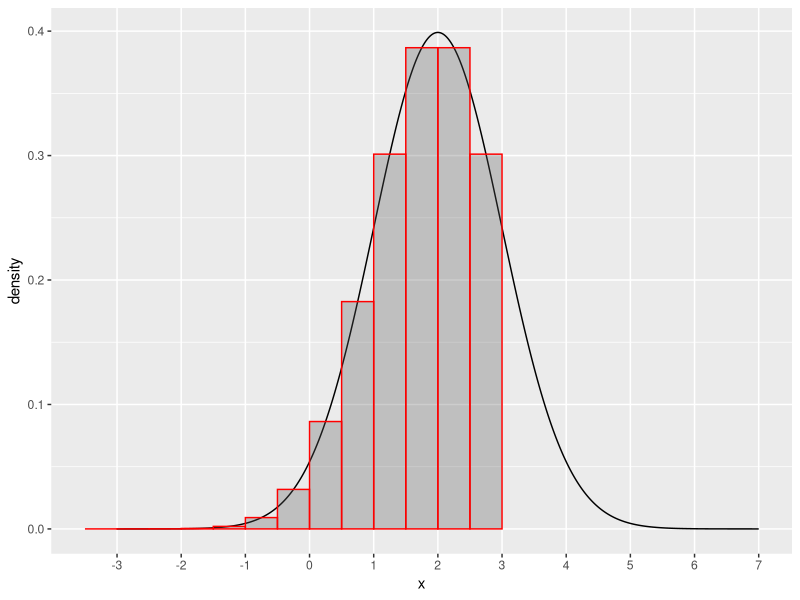
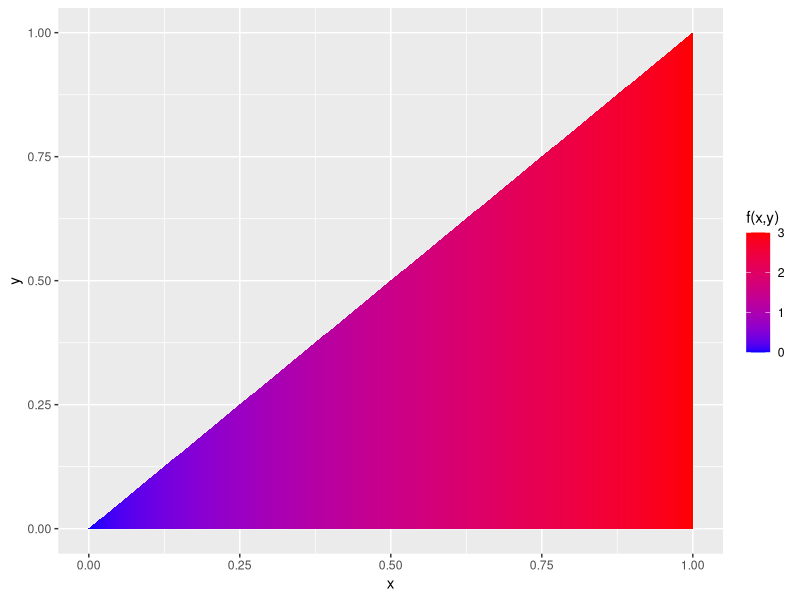
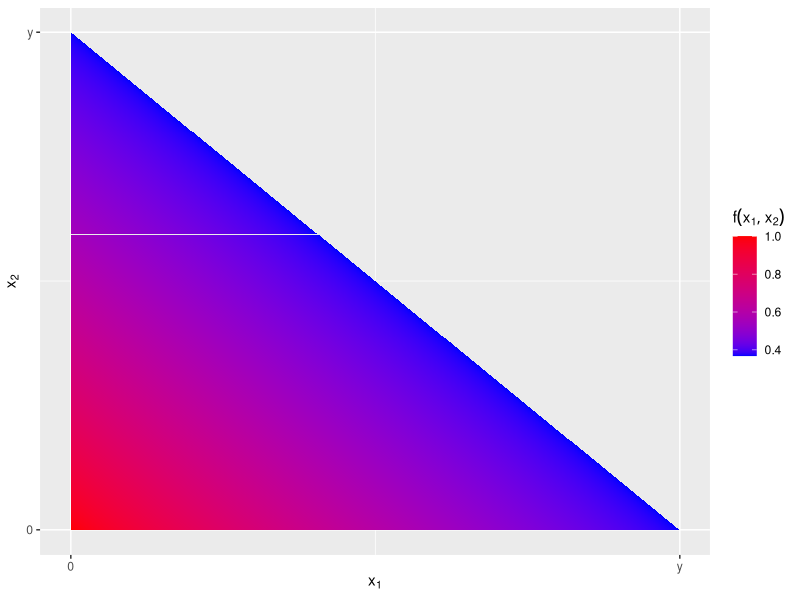
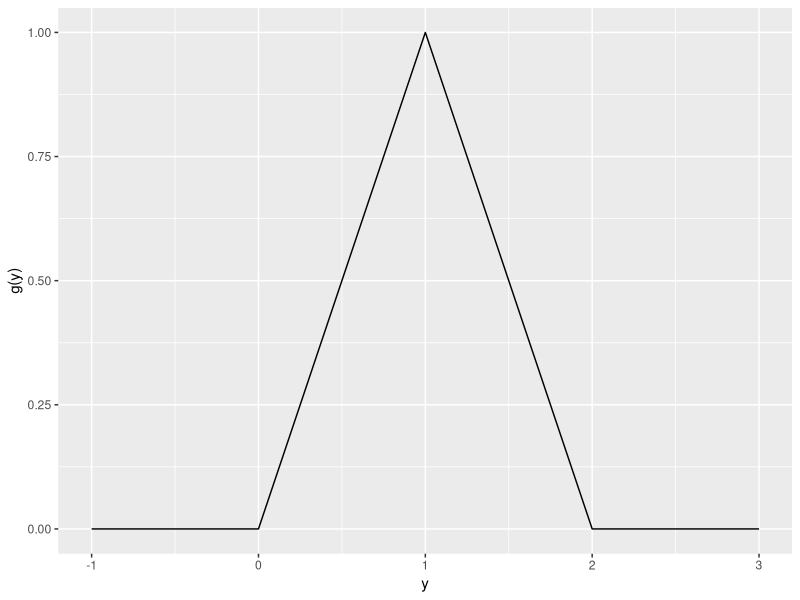

R code for these plots, in order:
## ---- chunk 1
library(ggplot2); library(dplyr);
curve.data <- data.frame( x = seq(-3, 7, by=0.01) ) %>%
  mutate( density = dnorm(x, mean=2, sd=1))
hist.data <- data.frame( x = seq(-3.25, 2.75, by=0.5) ) %>%
  mutate(density = dnorm(x, mean=2, sd=1))

ggplot(curve.data, aes(x=x, y=density)) + 
  geom_line() +
  geom_bar(data=hist.data, stat='identity', width=.5, alpha=.3, color='red') +
  scale_x_continuous(breaks=-3:7, minor=NULL)  
## ---- chunk 2
library(ggplot2); library(dplyr);
data <- expand.grid(x=seq(0,1,by=.001), y=seq(0,1,by=0.001))
data <- data %>% mutate( 
    support = 0 + (y <= x) * (x <= 1),
    z = 3*x * support,
    alpha = ifelse(support==1, 1, 0)) %>%
  filter( x >= y )
ggplot(data, aes(x=x, y=y, fill=z)) +
  geom_tile() +
  scale_fill_continuous(name='f(x,y)', low = 'blue', high='red')
## ---- chunk 3
library(dplyr); library(ggplot2)
data <- expand.grid(x1 = seq(0, 1.5, by = 0.001), 
                    x2 = seq(0, 1.5, by = 0.001)) %>%
  mutate( density = dexp(x1) * dexp(x2) ) %>%
  filter( x1 + x2 < 1 )
ggplot( data, aes(x=x1, y=x2, fill=density)) + 
  geom_tile() + 
  scale_x_continuous(breaks = c(0, 1), labels = c(0, 'y'), name=expression(x[1])) +
  scale_y_continuous(breaks = c(0, 1), labels = c(0, 'y'), name=expression(x[2])) +
  scale_fill_continuous(low='blue', high='red', name=expression(f( x[1], x[2]) ) )
## ---- chunk 4
library(dplyr)
library(ggplot2)
data <- data.frame( x=seq(-1,3, by=.1) ) %>%
  mutate(density = 0 * (x<0) + x * (0<=x & x<1) + (2-x) * (1 <= x & x < 2) + 0*(2<=x) )
ggplot(data, aes(x=x, y=density)) + geom_line() + labs(y='g(y)', x='y')
